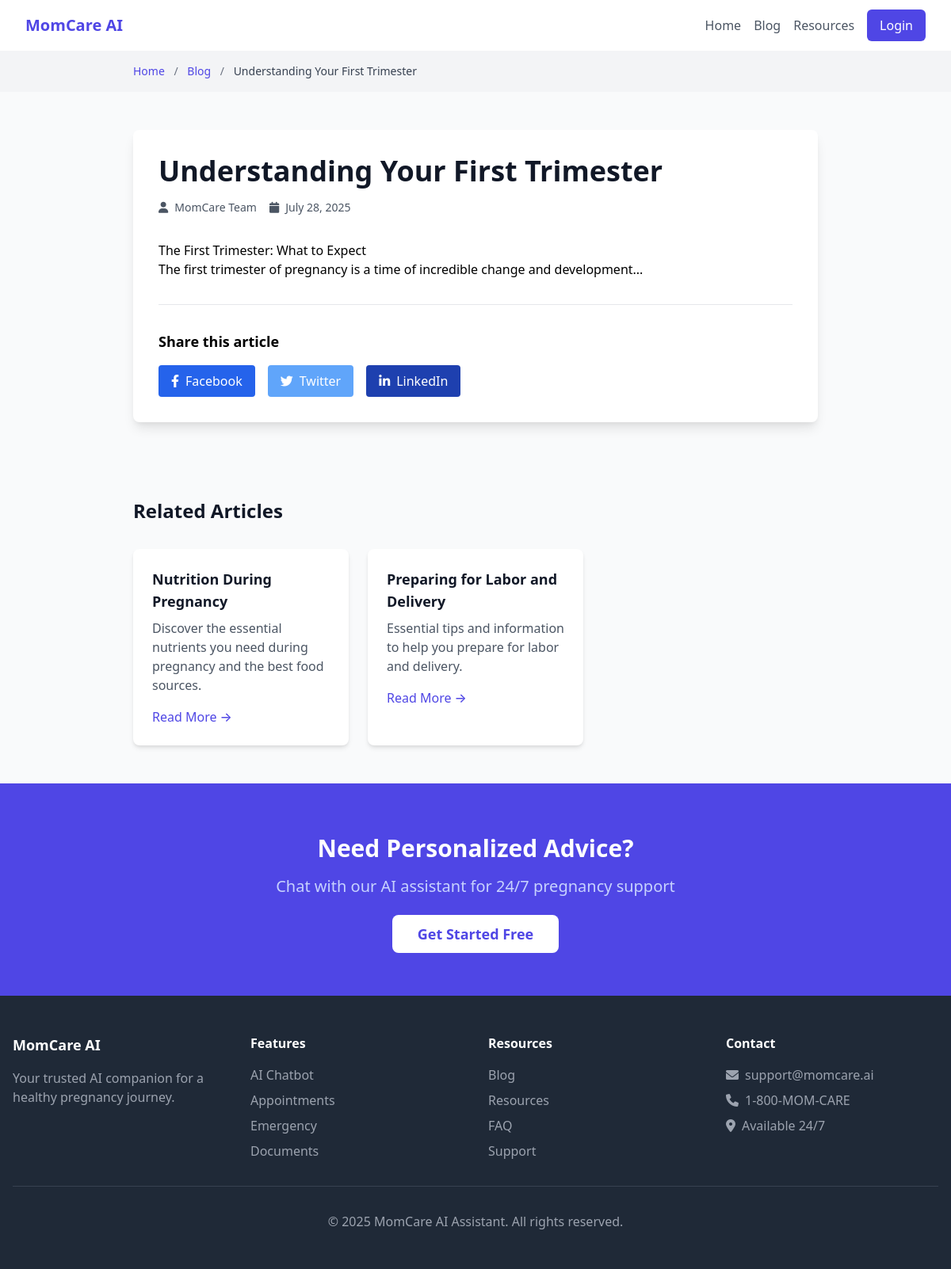
The app's page /blog_post.php?slug=understanding-first-trimester with its own data.
### tables this page shows
CREATE TABLE blog_posts (
    id INT AUTO_INCREMENT PRIMARY KEY,
    title VARCHAR(255) NOT NULL,
    slug VARCHAR(255) UNIQUE NOT NULL,
    content LONGTEXT NOT NULL,
    excerpt TEXT,
    featured_image VARCHAR(500),
    author VARCHAR(255) DEFAULT 'MomCare Team',
    published BOOLEAN DEFAULT FALSE,
    created_at TIMESTAMP DEFAULT CURRENT_TIMESTAMP,
    updated_at TIMESTAMP DEFAULT CURRENT_TIMESTAMP ON UPDATE CURRENT_TIMESTAMP
);

### includes/functions.php (called while the page is built, shortened)
<?php
function isLoggedIn() {
    return isset($_SESSION['user_id']) && isset($_SESSION['session_token']);
}
function sanitizeInput($data) {
    $data = trim($data);
    $data = stripslashes($data);
    $data = htmlspecialchars($data);
    return $data;
}
?>

### blog_post.php (the view, shortened to what this page needs)
<?php
require_once 'includes/functions.php';
$slug = isset($_GET['slug']) ? sanitizeInput($_GET['slug']) : '';
$query = "SELECT * FROM blog_posts WHERE slug = :slug AND published = 1";
$stmt = $db->prepare($query);
$stmt->bindParam(':slug', $slug);
$stmt->execute();
$post = $stmt->fetch(PDO::FETCH_ASSOC);
$query = "SELECT id, title, slug, excerpt FROM blog_posts WHERE published = 1 AND id != :id ORDER BY created_at DESC LIMIT 3";
$stmt = $db->prepare($query);
$stmt->bindParam(':id', $post['id']);
$stmt->execute();
$related_posts = $stmt->fetchAll(PDO::FETCH_ASSOC);
?>
<!DOCTYPE html>
<html lang="en">
<head>
    <link href="https://cdn.jsdelivr.net/npm/tailwindcss@2.2.19/dist/tailwind.min.css" rel="stylesheet">
    <link href="https://cdnjs.cloudflare.com/ajax/libs/font-awesome/6.0.0/css/all.min.css" rel="stylesheet">
</head>
<body class="bg-gray-50">
    <nav class="bg-white shadow-sm">
        <div class="max-w-7xl mx-auto px-4 sm:px-6 lg:px-8">
            <div class="flex justify-between h-16">
                <div class="flex items-center">
                    <a href="index.php" class="text-xl font-bold text-indigo-600">MomCare AI</a>
                </div>
                <div class="flex items-center space-x-4">
                    <a href="index.php" class="text-gray-600 hover:text-indigo-600">Home</a>
                    <a href="blog.php" class="text-gray-600 hover:text-indigo-600">Blog</a>
                    <a href="resources.php" class="text-gray-600 hover:text-indigo-600">Resources</a>
                    <?php if (isLoggedIn()): ?>
                        <a href="dashboard.php" class="text-gray-600 hover:text-indigo-600">Dashboard</a>
                        <a href="logout.php" class="text-red-600 hover:text-red-800">Logout</a>
                    <?php else: ?>
                        <a href="login.php" class="bg-indigo-600 text-white px-4 py-2 rounded-md hover:bg-indigo-700">Login</a>
                    <?php endif; ?>
                </div>
            </div>
        </div>
    </nav>
    <div class="bg-gray-100 py-4">
        <div class="max-w-4xl mx-auto px-4">
            <nav class="text-sm">
                <a href="index.php" class="text-indigo-600 hover:text-indigo-800">Home</a>
                <span class="mx-2 text-gray-500">/</span>
                <a href="blog.php" class="text-indigo-600 hover:text-indigo-800">Blog</a>
                <span class="mx-2 text-gray-500">/</span>
                <span class="text-gray-700"><?php echo htmlspecialchars($post['title']); ?></span>
            </nav>
        </div>
    </div>
    <article class="max-w-4xl mx-auto py-12 px-4">
        <div class="bg-white rounded-lg shadow-lg overflow-hidden">
            <div class="p-8">
                <header class="mb-8">
                    <h1 class="text-3xl md:text-4xl font-bold text-gray-900 mb-4">
                        <?php echo htmlspecialchars($post['title']); ?>
                    </h1>
                    <div class="flex items-center text-gray-600 text-sm">
                        <i class="fas fa-user mr-2"></i>
                        <span class="mr-4"><?php echo htmlspecialchars($post['author']); ?></span>
                        <i class="fas fa-calendar mr-2"></i>
                        <span><?php echo date('F j, Y', strtotime($post['created_at'])); ?></span>
                    </div>
                </header>
                <div class="prose prose-lg max-w-none">
                    <?php echo $post['content']; ?>
                </div>
                <div class="mt-8 pt-8 border-t border-gray-200">
                    <h3 class="text-lg font-semibold mb-4">Share this article</h3>
                    <div class="flex space-x-4">
                        <a href="#" class="bg-blue-600 text-white px-4 py-2 rounded hover:bg-blue-700">
                            <i class="fab fa-facebook-f mr-2"></i>Facebook
                        </a>
                        <a href="#" class="bg-blue-400 text-white px-4 py-2 rounded hover:bg-blue-500">
                            <i class="fab fa-twitter mr-2"></i>Twitter
                        </a>
                        <a href="#" class="bg-blue-800 text-white px-4 py-2 rounded hover:bg-blue-900">
                            <i class="fab fa-linkedin-in mr-2"></i>LinkedIn
                        </a>
                    </div>
                </div>
            </div>
        </div>
    </article>
    <?php if (!empty($related_posts)): ?>
        <section class="max-w-4xl mx-auto py-12 px-4">
            <h2 class="text-2xl font-bold text-gray-900 mb-8">Related Articles</h2>
            <div class="grid gap-6 md:grid-cols-3">
                <?php foreach ($related_posts as $related): ?>
                    <article class="bg-white rounded-lg shadow-md overflow-hidden hover:shadow-lg transition duration-300">
                        <div class="p-6">
                            <h3 class="text-lg font-semibold text-gray-900 mb-2">
                                <a href="blog_post.php?slug=<?php echo urlencode($related['slug']); ?>"
                                   class="hover:text-indigo-600">
                                    <?php echo htmlspecialchars($related['title']); ?>
                                </a>
                            </h3>
                            <p class="text-gray-600 mb-4">
                                <?php echo htmlspecialchars($related['excerpt']); ?>
                            </p>
                            <a href="blog_post.php?slug=<?php echo urlencode($related['slug']); ?>"
                               class="text-indigo-600 hover:text-indigo-800 font-medium">
                                Read More →
                            </a>
                        </div>
                    </article>
                <?php endforeach; ?>
            </div>
        </section>
    <?php endif; ?>
    <section class="bg-indigo-600 py-16">
        <div class="max-w-4xl mx-auto text-center px-4">
            <h2 class="text-3xl font-bold text-white mb-4">Need Personalized Advice?</h2>
            <p class="text-xl text-indigo-200 mb-8">Chat with our AI assistant for 24/7 pregnancy support</p>
            <?php if (isLoggedIn()): ?>
                <a href="chat.php" class="bg-white text-indigo-600 px-8 py-3 rounded-lg text-lg font-semibold hover:bg-gray-100 transition duration-300">
                    Start Chatting Now
                </a>
            <?php else: ?>
                <a href="signup.php" class="bg-white text-indigo-600 px-8 py-3 rounded-lg text-lg font-semibold hover:bg-gray-100 transition duration-300">
                    Get Started Free
                </a>
            <?php endif; ?>
        </div>
    </section>
    <footer class="bg-gray-800 text-white py-12">
        <div class="max-w-7xl mx-auto px-4">
            <div class="grid md:grid-cols-4 gap-8">
                <div>
                    <h3 class="text-lg font-semibold mb-4">MomCare AI</h3>
                    <p class="text-gray-400">Your trusted AI companion for a healthy pregnancy journey.</p>
                </div>
                <div>
                    <h4 class="font-semibold mb-4">Features</h4>
                    <ul class="space-y-2 text-gray-400">
                        <li><a href="chat.php" class="hover:text-white">AI Chatbot</a></li>
                        <li><a href="appointments.php" class="hover:text-white">Appointments</a></li>
                        <li><a href="emergency.php" class="hover:text-white">Emergency</a></li>
                        <li><a href="medicaldocuments.php" class="hover:text-white">Documents</a></li>
                    </ul>
                </div>
                <div>
                    <h4 class="font-semibold mb-4">Resources</h4>
                    <ul class="space-y-2 text-gray-400">
                        <li><a href="blog.php" class="hover:text-white">Blog</a></li>
                        <li><a href="resources.php" class="hover:text-white">Resources</a></li>
                        <li><a href="#" class="hover:text-white">FAQ</a></li>
                        <li><a href="#" class="hover:text-white">Support</a></li>
                    </ul>
                </div>
                <div>
                    <h4 class="font-semibold mb-4">Contact</h4>
                    <ul class="space-y-2 text-gray-400">
                        <li><i class="fas fa-envelope mr-2"></i>support@momcare.ai</li>
                        <li><i class="fas fa-phone mr-2"></i>1-800-MOM-CARE</li>
                        <li><i class="fas fa-map-marker-alt mr-2"></i>Available 24/7</li>
                    </ul>
                </div>
            </div>
            <div class="border-t border-gray-700 mt-8 pt-8 text-center text-gray-400">
                <p>&copy; 2025 MomCare AI Assistant. All rights reserved.</p>
            </div>
        </div>
    </footer>
</body>
</html>

### records on screen
blog_posts: title "Understanding Your First Trimester", author "MomCare Team", created_at "July 28, 2025", content "The First Trimester: What to Expect The first trimester of pregnancy is a time of incredible change and development..."
blog_posts: title "Nutrition During Pregnancy", excerpt "Discover the essential nutrients you need during pregnancy and the best food sources."
blog_posts: title "Preparing for Labor and Delivery", excerpt "Essential tips and information to help you prepare for labor and delivery."
